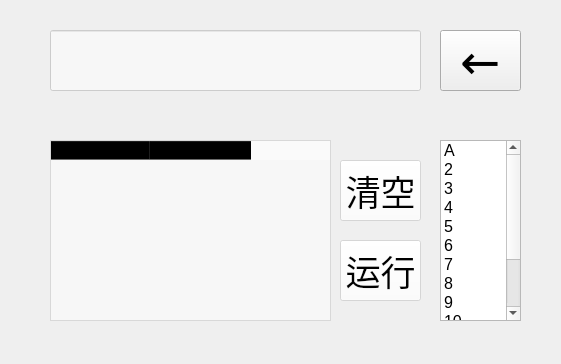
<?xml version="1.0" encoding="UTF-8"?>
<ui version="4.0">
 <class>Form</class>
 <widget class="QWidget" name="Form">
  <property name="geometry">
   <rect>
    <x>0</x>
    <y>0</y>
    <width>561</width>
    <height>364</height>
   </rect>
  </property>
  <property name="minimumSize">
   <size>
    <width>561</width>
    <height>364</height>
   </size>
  </property>
  <property name="maximumSize">
   <size>
    <width>561</width>
    <height>364</height>
   </size>
  </property>
  <property name="windowTitle">
   <string>严教+100</string>
  </property>
  <property name="styleSheet">
   <string notr="true">QWidget#Form{
	border-image: url('E:/img/5.jpg')
}

</string>
  </property>
  <widget class="QLineEdit" name="lineEdit">
   <property name="geometry">
    <rect>
     <x>50</x>
     <y>30</y>
     <width>371</width>
     <height>61</height>
    </rect>
   </property>
   <property name="sizePolicy">
    <sizepolicy hsizetype="Minimum" vsizetype="Minimum">
     <horstretch>0</horstretch>
     <verstretch>0</verstretch>
    </sizepolicy>
   </property>
   <property name="font">
    <font>
     <family>Agency FB</family>
     <pointsize>24</pointsize>
    </font>
   </property>
   <property name="styleSheet">
    <string notr="true">background-color:rgba(252,252,252,60%);</string>
   </property>
   <property name="readOnly">
    <bool>true</bool>
   </property>
  </widget>
  <widget class="QPushButton" name="pushButton">
   <property name="geometry">
    <rect>
     <x>440</x>
     <y>30</y>
     <width>81</width>
     <height>61</height>
    </rect>
   </property>
   <property name="sizePolicy">
    <sizepolicy hsizetype="Minimum" vsizetype="Minimum">
     <horstretch>0</horstretch>
     <verstretch>0</verstretch>
    </sizepolicy>
   </property>
   <property name="font">
    <font>
     <family>Agency FB</family>
     <pointsize>36</pointsize>
    </font>
   </property>
   <property name="text">
    <string>←</string>
   </property>
  </widget>
  <widget class="QPushButton" name="pushButton_2">
   <property name="geometry">
    <rect>
     <x>340</x>
     <y>160</y>
     <width>81</width>
     <height>61</height>
    </rect>
   </property>
   <property name="font">
    <font>
     <family>Agency FB</family>
     <pointsize>26</pointsize>
    </font>
   </property>
   <property name="styleSheet">
    <string notr="true">background-color:rgba(252,252,252,50%);</string>
   </property>
   <property name="text">
    <string>清空</string>
   </property>
  </widget>
  <widget class="QPushButton" name="pushButton_3">
   <property name="geometry">
    <rect>
     <x>340</x>
     <y>240</y>
     <width>81</width>
     <height>61</height>
    </rect>
   </property>
   <property name="font">
    <font>
     <family>Agency FB</family>
     <pointsize>26</pointsize>
    </font>
   </property>
   <property name="styleSheet">
    <string notr="true">background-color:rgba(252,252,252,50%);</string>
   </property>
   <property name="text">
    <string>运行</string>
   </property>
  </widget>
  <widget class="QTableWidget" name="tableWidget">
   <property name="geometry">
    <rect>
     <x>50</x>
     <y>140</y>
     <width>281</width>
     <height>181</height>
    </rect>
   </property>
   <property name="minimumSize">
    <size>
     <width>281</width>
     <height>181</height>
    </size>
   </property>
   <property name="font">
    <font>
     <pointsize>10</pointsize>
    </font>
   </property>
   <property name="styleSheet">
    <string notr="true">background-color:rgba(252,252,252,60%);</string>
   </property>
   <column>
    <property name="text">
     <string>Player One</string>
    </property>
   </column>
   <column>
    <property name="text">
     <string>Player Two</string>
    </property>
   </column>
  </widget>
  <widget class="QListWidget" name="listWidget">
   <property name="geometry">
    <rect>
     <x>440</x>
     <y>140</y>
     <width>81</width>
     <height>181</height>
    </rect>
   </property>
   <property name="font">
    <font>
     <pointsize>12</pointsize>
    </font>
   </property>
   <property name="styleSheet">
    <string notr="true">background-color:rgba(252,252,252,60%);
QListWidget::hover{
	color: red
}</string>
   </property>
   <item>
    <property name="text">
     <string>A</string>
    </property>
   </item>
   <item>
    <property name="text">
     <string>2</string>
    </property>
   </item>
   <item>
    <property name="text">
     <string>3</string>
    </property>
   </item>
   <item>
    <property name="text">
     <string>4</string>
    </property>
   </item>
   <item>
    <property name="text">
     <string>5</string>
    </property>
   </item>
   <item>
    <property name="text">
     <string>6</string>
    </property>
   </item>
   <item>
    <property name="text">
     <string>7</string>
    </property>
   </item>
   <item>
    <property name="text">
     <string>8</string>
    </property>
   </item>
   <item>
    <property name="text">
     <string>9</string>
    </property>
   </item>
   <item>
    <property name="text">
     <string>10</string>
    </property>
   </item>
   <item>
    <property name="text">
     <string>J</string>
    </property>
   </item>
   <item>
    <property name="text">
     <string>Q</string>
    </property>
   </item>
   <item>
    <property name="text">
     <string>K</string>
    </property>
   </item>
  </widget>
 </widget>
 <resources/>
 <connections/>
</ui>
